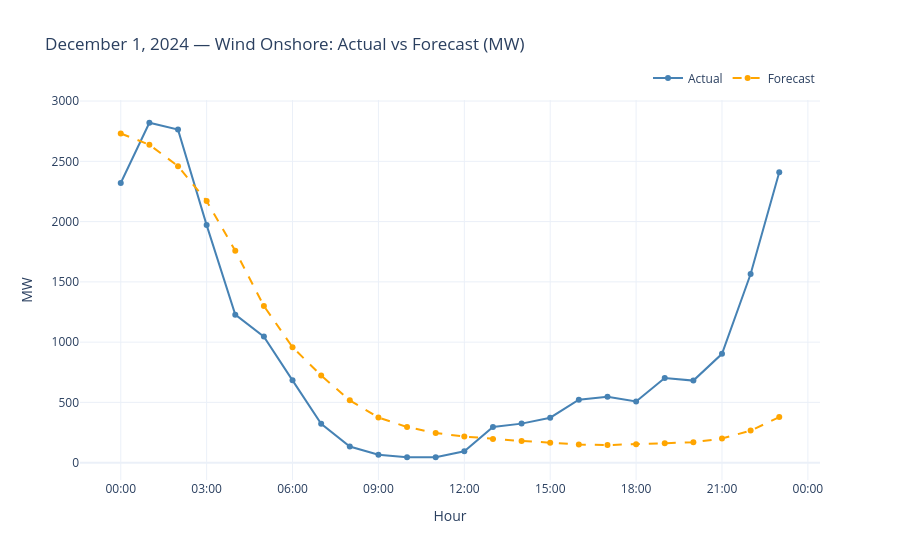

Notebook cell for this chart:
### Code cell
# --- Chart A: Dec 1 — Hourly Actual vs Forecast ---
fig_a = go.Figure()

fig_a.add_trace(go.Scatter(
    x=df_dec1.index, y=df_dec1["actual"],
    name="Actual",
    mode="lines+markers",
    line=dict(color="steelblue", width=2),
    marker=dict(size=6)
))
fig_a.add_trace(go.Scatter(
    x=df_dec1.index, y=df_dec1["forecast"],
    name="Forecast",
    mode="lines+markers",
    line=dict(color="orange", width=2, dash="dash"),
    marker=dict(size=6)
))

fig_a.update_layout(
    title="December 1, 2024 — Wind Onshore: Actual vs Forecast (MW)",
    xaxis_title="Hour",
    yaxis_title="MW",
    xaxis=dict(tickformat="%H:%M"),
    legend=dict(orientation="h", yanchor="bottom", y=1.02, xanchor="right", x=1),
    hovermode="x unified",
    template="plotly_white"
)
fig_a.show()

### Figure 1 — Plotly figure (JSON) as saved in the notebook; plotly's stock layout.template omitted (floating-point values rounded to 4 significant figures)
{"data": [{"line": {"color": "steelblue", "width": 2}, "marker": {"size": 6}, "mode": "lines+markers", "name": "Actual", "type": "scatter", "x": ["2024-03-11T00:00:00+01:00", "2024-03-11T01:00:00+01:00", "2024-03-11T02:00:00+01:00", "2024-03-11T03:00:00+01:00", "2024-03-11T04:00:00+01:00", "2024-03-11T05:00:00+01:00", "2024-03-11T06:00:00+01:00", "2024-03-11T07:00:00+01:00", "2024-03-11T08:00:00+01:00", "2024-03-11T09:00:00+01:00", "2024-03-11T10:00:00+01:00", "2024-03-11T11:00:00+01:00", "2024-03-11T12:00:00+01:00", "2024-03-11T13:00:00+01:00", "2024-03-11T14:00:00+01:00", "2024-03-11T15:00:00+01:00", "2024-03-11T16:00:00+01:00", "2024-03-11T17:00:00+01:00", "2024-03-11T18:00:00+01:00", "2024-03-11T19:00:00+01:00", "2024-03-11T20:00:00+01:00", "2024-03-11T21:00:00+01:00", "2024-03-11T22:00:00+01:00", "2024-03-11T23:00:00+01:00"], "y": [2320.0, 2820.0, 2763.0, 1971.0, 1228.0, 1046.0, 683.0, 323.0, 134.0, 66.0, 46.0, 45.0, 95.0, 296.0, 324.0, 373.0, 522.0, 546.0, 507.0, 702.0, 681.0, 903.0, 1565.0, 2410.0]}, {"line": {"color": "orange", "dash": "dash", "width": 2}, "marker": {"size": 6}, "mode": "lines+markers", "name": "Forecast", "type": "scatter", "x": ["2024-03-11T00:00:00+01:00", "2024-03-11T01:00:00+01:00", "2024-03-11T02:00:00+01:00", "2024-03-11T03:00:00+01:00", "2024-03-11T04:00:00+01:00", "2024-03-11T05:00:00+01:00", "2024-03-11T06:00:00+01:00", "2024-03-11T07:00:00+01:00", "2024-03-11T08:00:00+01:00", "2024-03-11T09:00:00+01:00", "2024-03-11T10:00:00+01:00", "2024-03-11T11:00:00+01:00", "2024-03-11T12:00:00+01:00", "2024-03-11T13:00:00+01:00", "2024-03-11T14:00:00+01:00", "2024-03-11T15:00:00+01:00", "2024-03-11T16:00:00+01:00", "2024-03-11T17:00:00+01:00", "2024-03-11T18:00:00+01:00", "2024-03-11T19:00:00+01:00", "2024-03-11T20:00:00+01:00", "2024-03-11T21:00:00+01:00", "2024-03-11T22:00:00+01:00", "2024-03-11T23:00:00+01:00"], "y": [2731.0, 2638.0, 2460.0, 2171.0, 1758.0, 1300.0, 958.0, 723.0, 517.0, 375.0, 296.0, 246.0, 217.0, 196.0, 180.0, 166.0, 150.0, 146.0, 153.0, 161.0, 169.0, 200.0, 266.0, 378.0]}], "layout": {"hovermode": "x unified", "legend": {"orientation": "h", "x": 1, "xanchor": "right", "y": 1.02, "yanchor": "bottom"}, "title": {"text": "December 1, 2024 — Wind Onshore: Actual vs Forecast (MW)"}, "xaxis": {"tickformat": "%H:%M", "title": {"text": "Hour"}}, "yaxis": {"title": {"text": "MW"}}}}
